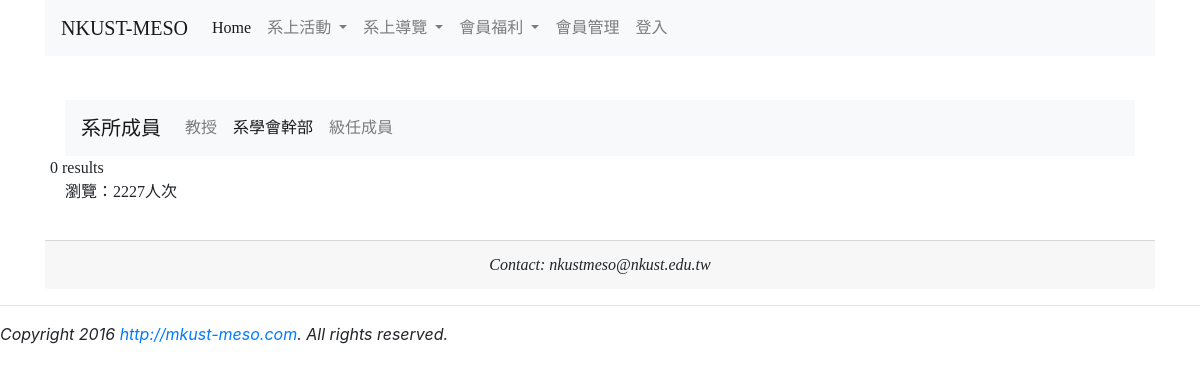
The page /cadre.php on the database as committed earlier.
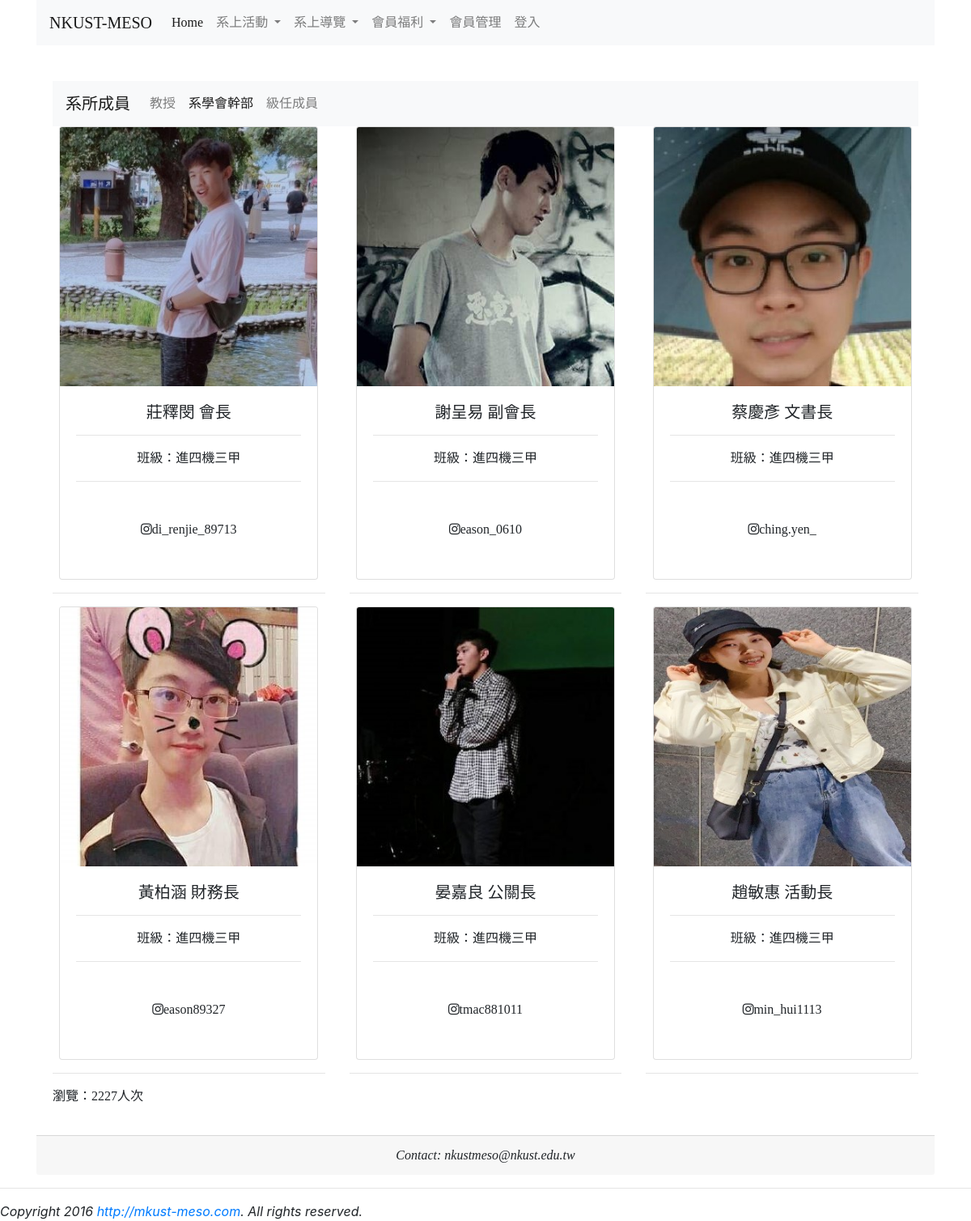
The same page on the database as committed later.
### tables this page shows
CREATE TABLE `cadre` (
  `id` int(11) NOT NULL,
  `sku` varchar(8) NOT NULL,
  `name` varchar(20) NOT NULL,
  `description` varchar(200) NOT NULL,
  `photo` varchar(200) NOT NULL,
  `price` int(11) NOT NULL,
  `ig` varchar(100) NOT NULL
);

### cadre.php (the view, shortened to what this page needs)
<?php
require "includes/dbconfig.php";
?>
<!doctype html>
<head>
    <link rel="stylesheet" href="https://stackpath.bootstrapcdn.com/bootstrap/4.5.2/css/bootstrap.min.css">
    <link rel="stylesheet" href="https://cdnjs.cloudflare.com/ajax/libs/font-awesome/4.7.0/css/font-awesome.min.css">
</head>
<body>
    <?php require "includes/menu.php"; ?>
    <br>
    <div class='container'>
        <div class='card-body' align=center>
            <nav class="navbar navbar-expand-lg navbar-light bg-light">
                <a class="navbar-brand" href="member.php">系所成員</a>
                <div class="collapse navbar-collapse" id="navbarSupportedContent">
                    <ul class="navbar-nav mr-auto">
                        <li class="nav-item ">
                            <a class="nav-link" href="member.php">教授<span class="sr-only">(current)</span></a>
                        </li>
                        <li class="nav-item active">
                            <a class="nav-link" href="cadre.php">系學會幹部<span class="sr-only">(current)</span></a>
                        </li>
                        <li class="nav-item">
                            <a class="nav-link" href="classmember.php">級任成員</a>
                        </li>
                    </ul>
                </div>
            </nav>
            <?php
            echo "<div class='row'>";
            $sql = "SELECT * FROM cadre";
            $result = $conn->query($sql);
            if ($result->num_rows > 0) {
                while ($row = $result->fetch_assoc()) {
                    $description = $row["description"];
                    $name = $row["name"];
                    $photo = $row["photo"];
                    $ig = $row["ig"];
                    echo "<div class='col-md-4 col-sm-6 col-xs-12'>";
                    echo "<div class='card' style='width: 20rem;height:35rem;'>";
                    echo "<img style='overflow:auto;' src='$photo' width='40' height='320' class='card-img-top'>";
                    echo "<div class='card-body'>";
                    echo "<h5 class='card-title'>$name</h5>";
                    echo"<hr>";
                    echo "<p style='overflow:auto;' class='card-text'>$description</p>";
                    echo"<hr>";
                    echo"<br>";
                    echo"<div id='widget'>";
                    echo"<div class='btn-o bg' data-scribe='component:button' style='width: 100%;'><a href='https://www.instagram.com/$ig/' class='btn' id='b'><i class='fa fa-instagram ft14'></i><span class='label' id='l'>$ig</span></a></div>";
                    echo"</div>";
                    echo "</div></div><hr></div>";
                }
            } else {
                echo "0 results";
            }
            echo "</div>";
            ?>
            <p style="text-align:left;"><?php include "footer.php"; ?></p>
        </div>
        <div class='card-footer' align=center>
            <em>Contact: nkustmeso@nkust.edu.tw</em>
        </div>
    </div>
    <hr>
    <em>Copyright 2016 <a href='http://nkust-meso.com'>http://mkust-meso.com</a>. All rights reserved.</em>
</body>
</html>

### includes/menu.php (shortened to what this page needs)
<?php
$user_type = $_SESSION["user_type"];
?>
<div class='container'>
    <nav class="navbar navbar-expand-lg navbar-light bg-light">
      <a class="navbar-brand" href="homepage.php">NKUST-MESO</a>
      <div class="collapse navbar-collapse" id="navbarSupportedContent">
        <ul class="navbar-nav mr-auto">
          <li class="nav-item active">
            <a class="nav-link" href="homepage.php">Home <span class="sr-only">(current)</span></a>
          </li>
          <li class="nav-item dropdown">
            <a class="nav-link dropdown-toggle" href="#" id="navbarDropdown" role="button" data-toggle="dropdown" aria-haspopup="true" aria-expanded="false">
              系上活動
            </a>
          </li>
          <li class="nav-item dropdown">
            <a class="nav-link dropdown-toggle" href="#" id="navbarDropdown" role="button" data-toggle="dropdown" aria-haspopup="true" aria-expanded="false">
              系上導覽
            </a>
          </li>
          <li class="nav-item dropdown">
            <a class="nav-link dropdown-toggle" href="#" id="navbarDropdown" role="button" data-toggle="dropdown" aria-haspopup="true" aria-expanded="false">
              會員福利
            </a>
          </li>
          <li class='nav-item'>
          <a class='nav-link' href='students.php' tabindex='-1' aria-disabled='true'>會員管理</a>
         </li>
          <?php
          if($user_type!=NULL){
            echo "<li class='nav-item'>";
            echo" <a class='nav-link' href='logout.php'>登出</a>";
            echo "</li>";
          }
          else{
            echo "<li class='nav-item'>";
            echo" <a class='nav-link' href='login.php'>登入</a>";
            echo "</li>";
          }
          ?>
        </ul>
      </div>
    </nav>
</div>

### footer.php (shortened to what this page needs)
<?php
	$fp = fopen("counter.txt", "r") or die("unable to open the file");
	$counter = fread($fp, filesize("counter.txt"));
	echo "瀏覽：";
	echo $counter;
	echo "人次";
?>

### cadre.php (style rules this page uses)
h1, h2, h3, h4, h5, p, div { font-family: 微軟正黑體; }

Rows that differ between the two databases and show on the page:
added cadre: photo (picture), name "莊釋閔 會長", description "班級：進四機三甲", ig "di_renjie_89713"
added cadre: photo (picture), name "謝呈易 副會長", description "班級：進四機三甲", ig "eason_0610"
added cadre: photo (picture), name "蔡慶彥 文書長", description "班級：進四機三甲", ig "ching.yen_"
added cadre: photo (picture), name "黃柏涵 財務長", description "班級：進四機三甲", ig "eason89327"
added cadre: photo (picture), name "晏嘉良 公關長", description "班級：進四機三甲", ig "tmac881011"
added cadre: photo (picture), name "趙敏惠 活動長", description "班級：進四機三甲", ig "min_hui1113"
Other text that changed with them:
text no longer shown: "0 results"
